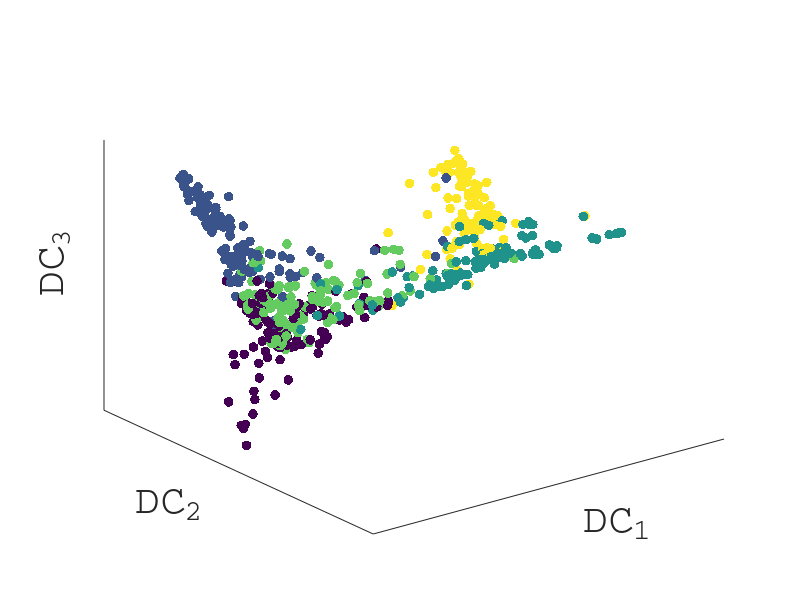

MATLAB code to generate this figure:

clear all
close all
clc

load('BMApprxCensored_sigma0.9.mat')
psi = psi';
D   = labels;

ind1 = find(psi(3,:)<-0.2); L1 = length(ind1);

psi = psi + 1e5;
psi(:,ind1) = 0;
L = length(nonzeros(psi))/6;
psi = reshape(nonzeros(psi),6,L) - 1e5;

D = D + 1e5;
D(ind1) = 0;
D = nonzeros(D) - 1e5;

scatter3(psi(1,:),psi(2,:),psi(3,:),50,D,'fill')
set(gca,'FontSize',27,'FontName','Courier')
xlabel('DC_1'), ylabel('DC_2'), zlabel('DC_3')
set(gca,'xtick',[])
set(gca,'ytick',[])
set(gca,'ztick',[])
axis tight
grid off